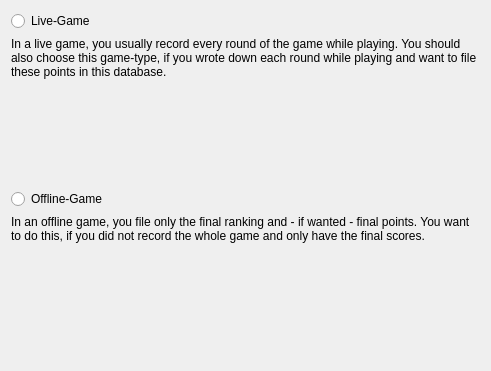
<?xml version="1.0" encoding="UTF-8"?>
<ui version="4.0">
 <class>LiveOfflineGameWidget</class>
 <widget class="QWidget" name="LiveOfflineGameWidget">
  <property name="geometry">
   <rect>
    <x>0</x>
    <y>0</y>
    <width>491</width>
    <height>371</height>
   </rect>
  </property>
  <property name="windowTitle">
   <string>Form</string>
  </property>
  <layout class="QVBoxLayout" name="verticalLayout">
   <item>
    <layout class="QVBoxLayout" name="verticalLayout_4">
     <item>
      <widget class="QRadioButton" name="radioButtonLiveGame">
       <property name="text">
        <string>Live-Game</string>
       </property>
      </widget>
     </item>
     <item>
      <widget class="QLabel" name="label_2">
       <property name="text">
        <string>In a live game, you usually record every round of the game while playing. You should also choose this game-type, if you wrote down each round while playing and want to file these points in this database.</string>
       </property>
       <property name="alignment">
        <set>Qt::AlignLeading|Qt::AlignLeft|Qt::AlignTop</set>
       </property>
       <property name="wordWrap">
        <bool>true</bool>
       </property>
      </widget>
     </item>
    </layout>
   </item>
   <item>
    <layout class="QVBoxLayout" name="verticalLayout_3">
     <item>
      <widget class="QRadioButton" name="radioButtonOfflineGame">
       <property name="text">
        <string>Offline-Game</string>
       </property>
      </widget>
     </item>
     <item>
      <widget class="QLabel" name="label">
       <property name="text">
        <string>In an offline game, you file only the final ranking and - if wanted - final points. You want to do this, if you did not record the whole game and only have the final scores.</string>
       </property>
       <property name="alignment">
        <set>Qt::AlignLeading|Qt::AlignLeft|Qt::AlignTop</set>
       </property>
       <property name="wordWrap">
        <bool>true</bool>
       </property>
       <property name="margin">
        <number>0</number>
       </property>
       <property name="indent">
        <number>0</number>
       </property>
       <property name="openExternalLinks">
        <bool>false</bool>
       </property>
      </widget>
     </item>
    </layout>
   </item>
  </layout>
 </widget>
 <resources/>
 <connections/>
</ui>
